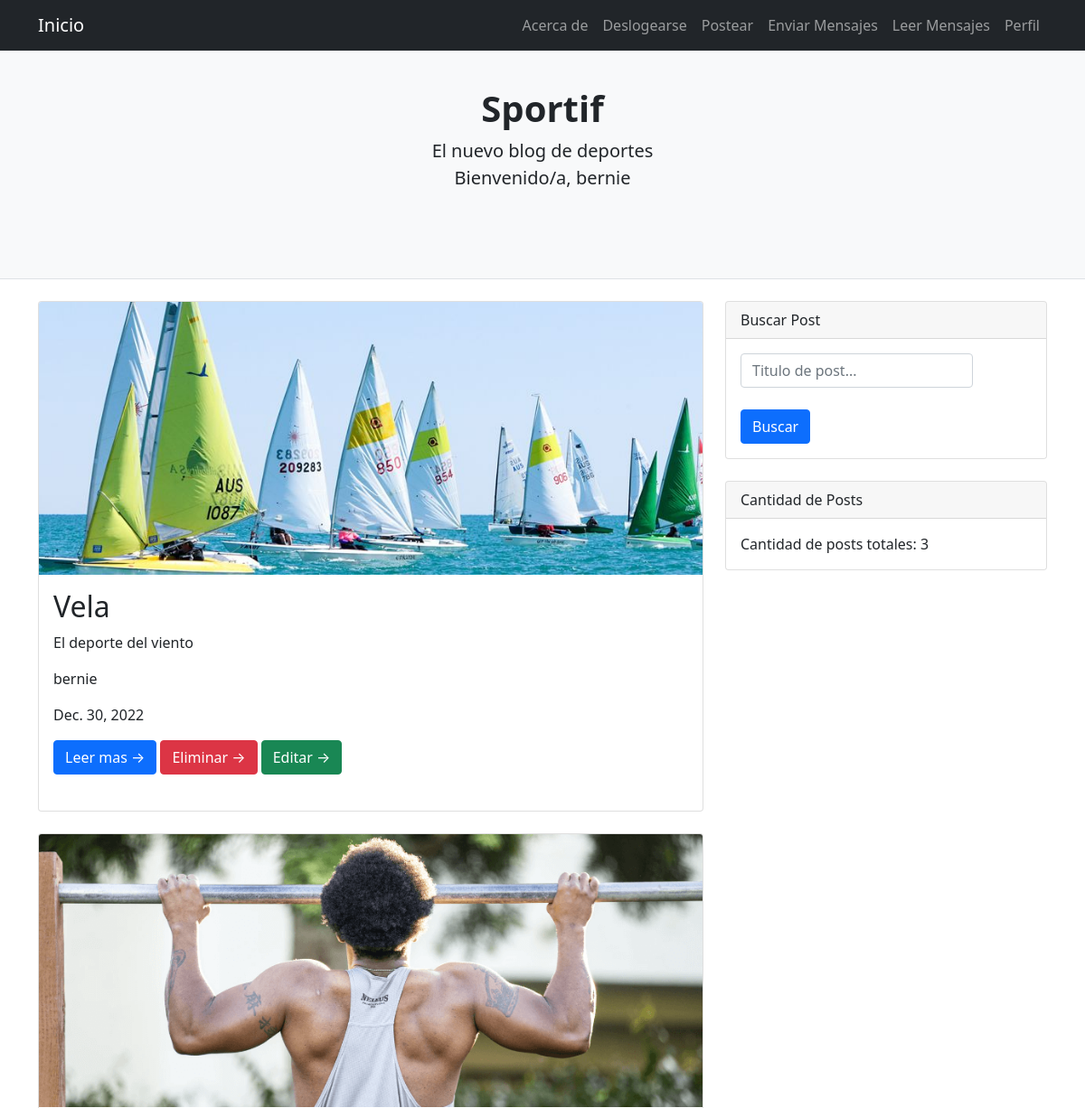
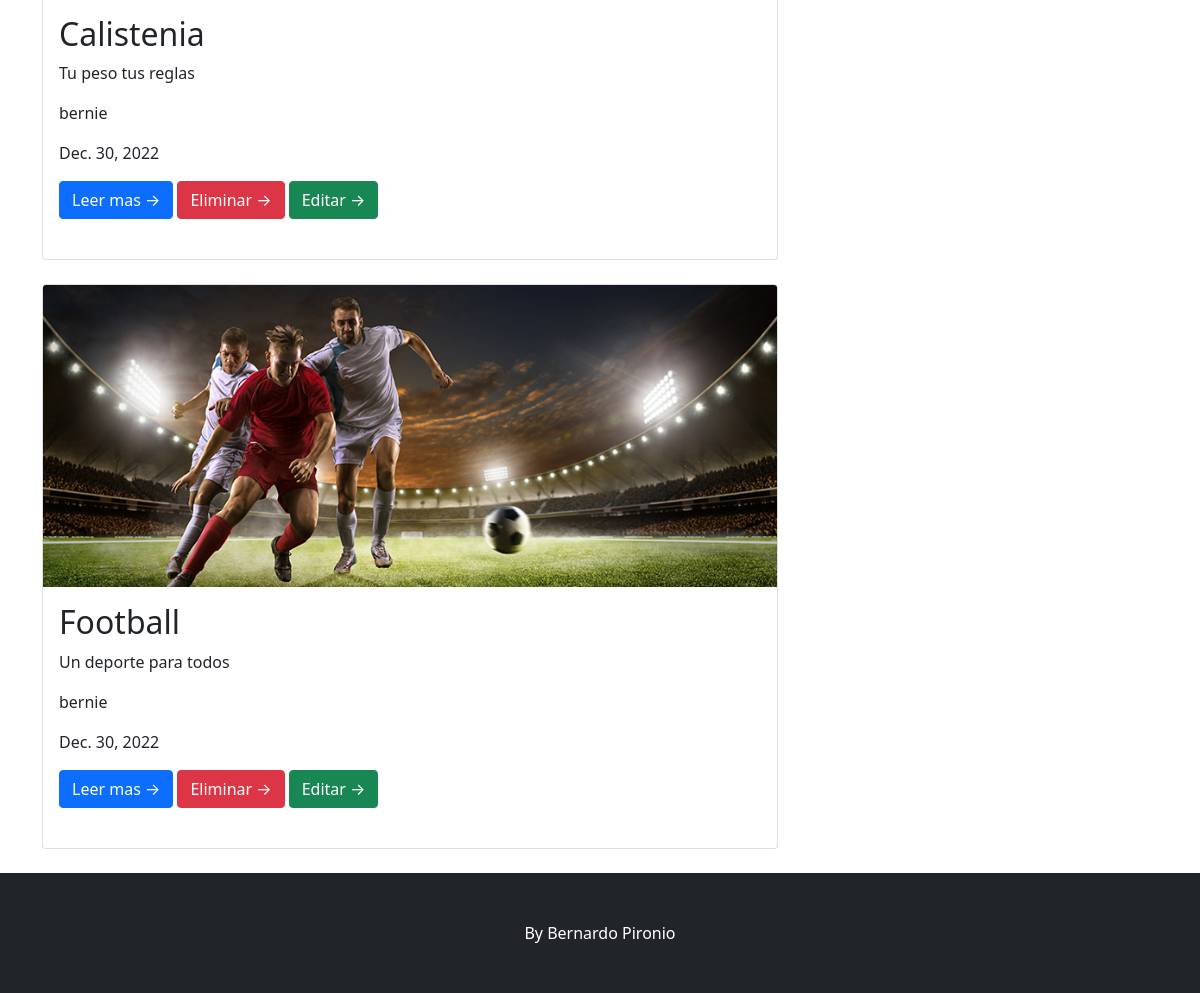
The app's page / (signed in) with its own data (2 pictures, top to bottom).
### blog/models.py (models this page shows, shortened)
class Post(models.Model):
    titulo=models.CharField(max_length=30)
    subtitulo=models.CharField(max_length=30,null=True)
    autor=models.CharField(max_length=30,null=True)
    fecha=models.DateField()
    texto=RichTextField()
    imagen=models.ImageField()

### blog/views.py (the view)
# urls.py: path('', inicio ,name='inicio'),
def inicio(request):
    posts=Post.objects.all()
    cantidad_posts=0
    for post in posts:
        cantidad_posts+=1
    return render(request, 'blog/inicio.html',{'posts':posts,'cantidad_posts':cantidad_posts})

### blog/templates/blog/inicio.html (shortened to what this page needs)
{% extends 'blog/padre.html' %}
{% load static %}
{% block titulo %}
<h1 class="fw-bolder">Sportif</h1>
<p class="lead mb-0">El nuevo blog de deportes</p>
{% if user.is_authenticated %}
<p class="lead mb-0">Bienvenido/a, {{ user.username }} </p>
{% else %}
<p class="lead mb-0">Para postear, por favor logearse</p>
{% endif %}
{% endblock %}
{% block pagina %}
<div class="container">
    <div class="row">
        <div class="col-lg-8">
            {% if posts %}
            {% for post in posts %}
                <div class="card mb-4">
                    <a href={% url 'leer_mas' post.id %}><img class="card-img-top" src="{{ post.imagen.url }}" alt="..." /></a>
                    <div class="card-body">
                        <h2 class="card-title">{{ post.titulo }}</h2>
                        <p class="card-text">{{ post.subtitulo }}</p>
                        <p class="card-text">{{ post.autor }}</p>
                        <p class="card-text">{{ post.fecha }}</p>
                        <a class="btn btn-primary" href={% url 'leer_mas' post.id %}>Leer mas →</a>
                        {% if user.is_authenticated %}
                        <a class="btn btn-danger" href={% url 'eliminar' post.id %}>Eliminar →</a>
                        <a class="btn btn-success" href={% url 'editar' post.id %}>Editar →</a>
                        {% endif %}
                        <br>
                        <br>
                    </div>
                </div>
            {% endfor %}
            {% else %}
            <h1>No hay posts publicados todavia</h1>
            {% endif %}
        </div>
        <div class="col-lg-4">
            <div class="card mb-4">
                <div class="card-header">Buscar Post</div>
                <div class="card-body">
                    <div class="input-group">
                        <form action="{% url 'buscar' %}" method="GET">
                            <input class="form-control" name="titulo" id="titulo" type="text" placeholder="Titulo de post..." />
                            <br>
                            <input type="submit" value="Buscar" class="btn btn-primary">
                        </form>
                    </div>
                </div>
            </div>
            <div class="card mb-4">
                <div class="card-header">Cantidad de Posts</div>
                <div class="card-body">Cantidad de posts totales: {{ cantidad_posts }}</div>
            </div>
        </div>
    </div>
</div>
{% endblock %}

### records on screen
Post: imagen (picture), titulo "Vela", subtitulo "El deporte del viento", autor "bernie", fecha "Dec. 30, 2022"
Post: imagen (picture), titulo "Calistenia", subtitulo "Tu peso tus reglas", autor "bernie", fecha "Dec. 30, 2022"
Post: imagen (picture), titulo "Football", subtitulo "Un deporte para todos", autor "bernie", fecha "Dec. 30, 2022"

### other values on screen
{{ user.username }} "bernie"
{{ cantidad_posts }} "3"
